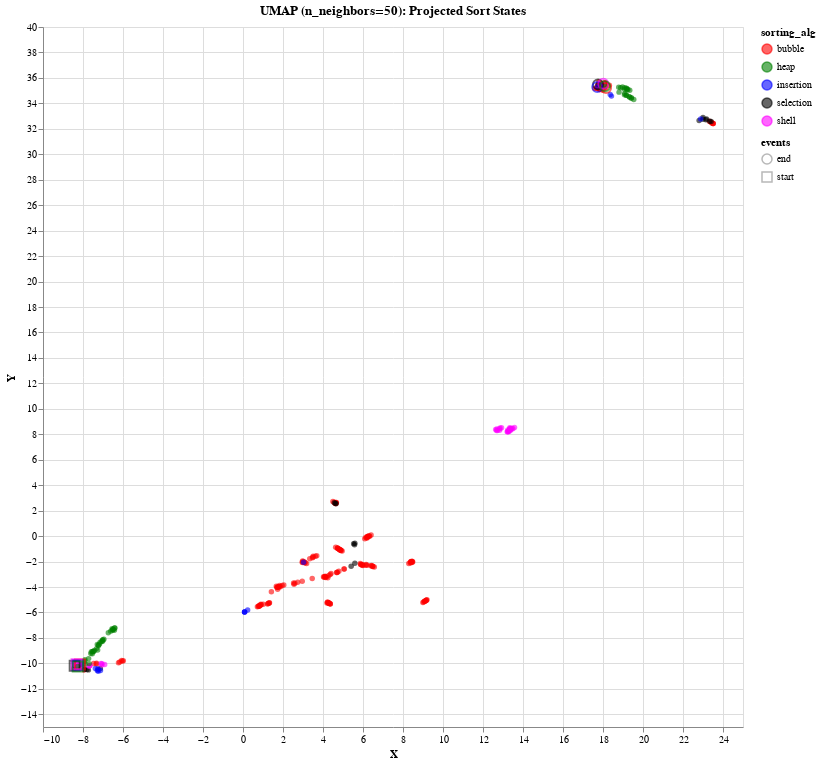

Notebook code cell kept with this figure:
### Code cell
coords = UMAP(n_neighbors=50).fit_transform(proj_data)
gen_plot(coords, dim_red_type='UMAP (n_neighbors=50)')

### Figure 1 — Vega-Lite specification as saved in the notebook (floating-point values rounded to 4 significant figures; data arrays with more than 128 entries replaced by an {"elided": "..."} marker saying what was removed)
{"config": {"view": {"continuousWidth": 400, "continuousHeight": 300}}, "layer": [{"mark": {"type": "point", "filled": true, "opacity": 0.6}, "encoding": {"color": {"field": "sorting_alg", "scale": {"range": ["red", "green", "blue", "black", "magenta", "orange"]}, "type": "nominal"}, "x": {"field": "X", "type": "quantitative"}, "y": {"field": "Y", "type": "quantitative"}}, "selection": {"selector016": {"type": "interval", "bind": "scales", "encodings": ["x", "y"]}}}, {"mark": {"type": "point", "opacity": 0.6, "size": 100}, "encoding": {"color": {"field": "sorting_alg", "scale": {"range": ["red", "green", "blue", "black", "magenta", "orange"]}, "type": "nominal"}, "shape": {"field": "events", "type": "nominal"}, "x": {"field": "X", "type": "quantitative"}, "y": {"field": "Y", "type": "quantitative"}}, "transform": [{"filter": "((datum.events === 'start') || (datum.events === 'end'))"}]}], "data": {"name": "data-e7545904621bc8748d6e377476e34e91"}, "height": 700, "title": "UMAP (n_neighbors=50): Projected Sort States", "width": 700, "$schema": "https://vega.github.io/schema/vega-lite/v4.17.0.json", "datasets": {"data-e7545904621bc8748d6e377476e34e91": {"elided": "325 records"}}}
